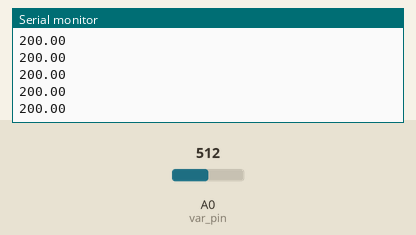
The sketch below on a simulated Arduino Uno, built with avr-gcc and run on an emulated ATmega328P. On the bench: the last lines printed to the serial monitor. Inputs (shaded band) come from the test bench; at power-on: A0 (var_pin) = 512.

Above: at 1.2 s.
1.3 s: A0 (var_pin) set to 716
At 2.4 s:
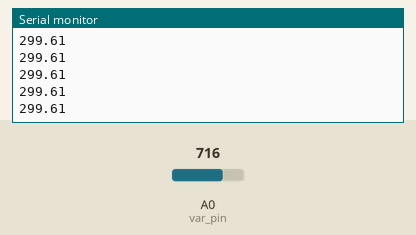
2.8 s: A0 (var_pin) set to 900
At 3.9 s:
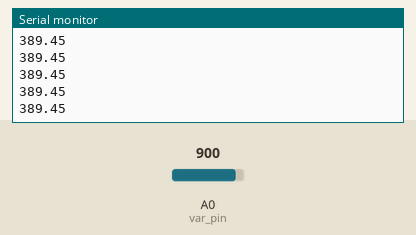
Timing chart, 0 to 5.8 s (numbered marks = the images above; inputs shaded):
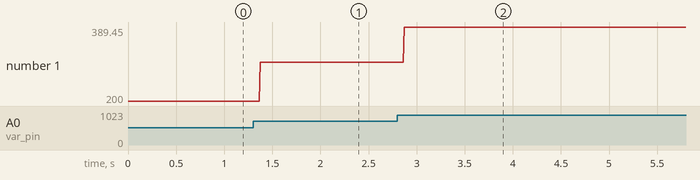

The sketch:

4.ino
```cpp
int var_pin=0;
int var=0;
int led_pin=5;

void setup() {
  Serial.begin(9600);
}

void loop() {
  var = analogRead(var_pin);
  float voltage = var * 5.0;
  voltage /= 1024.0;
  float temperatureC = (voltage - 0.5) * 100;
  Serial.println(temperatureC);

}
```

Measured:
- after the input at 1.3 s, the serial monitor: prints a new line after 0.07 s (image 1)
- after the input at 2.8 s, the serial monitor: prints a new line after 0.07 s (image 2)
- plotted number 1: 200 → 299.61 after the input at 1.3 s, 299.61 → 389.45 after the input at 2.8 s
